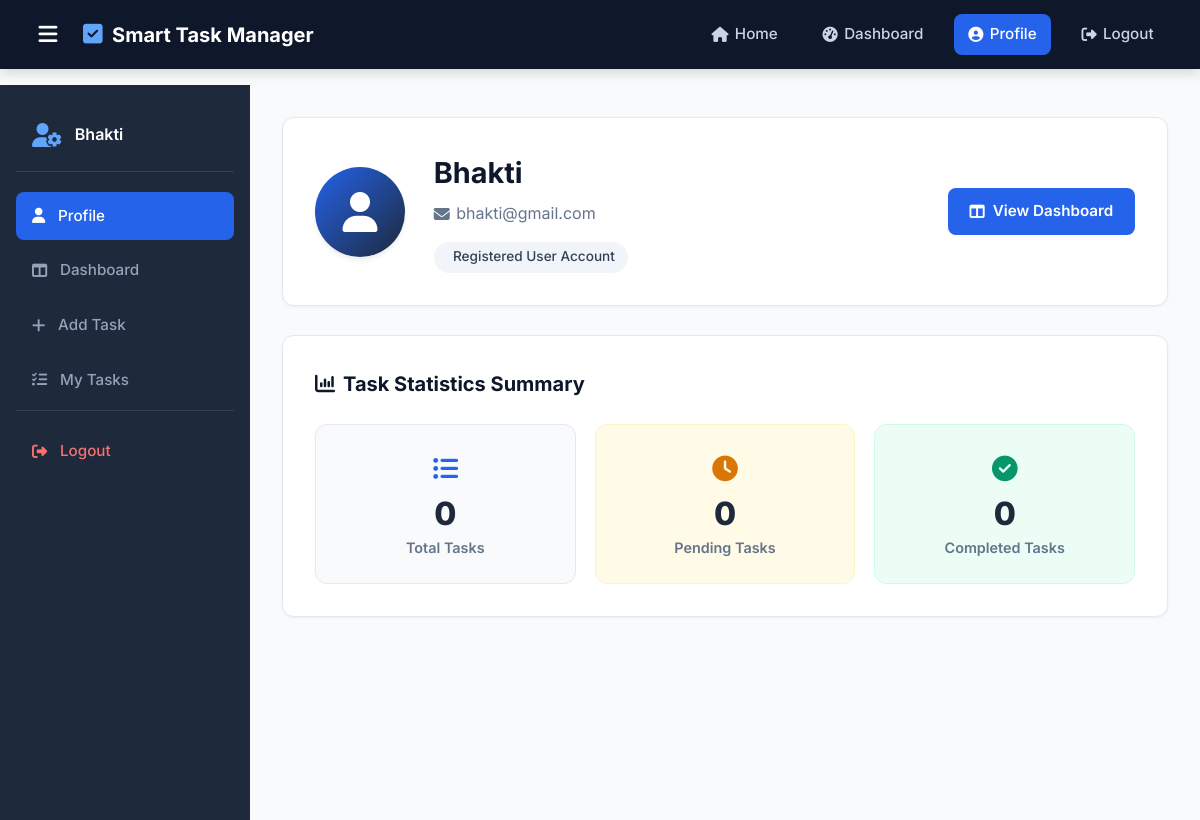
The app's page /profile (signed in), older data.
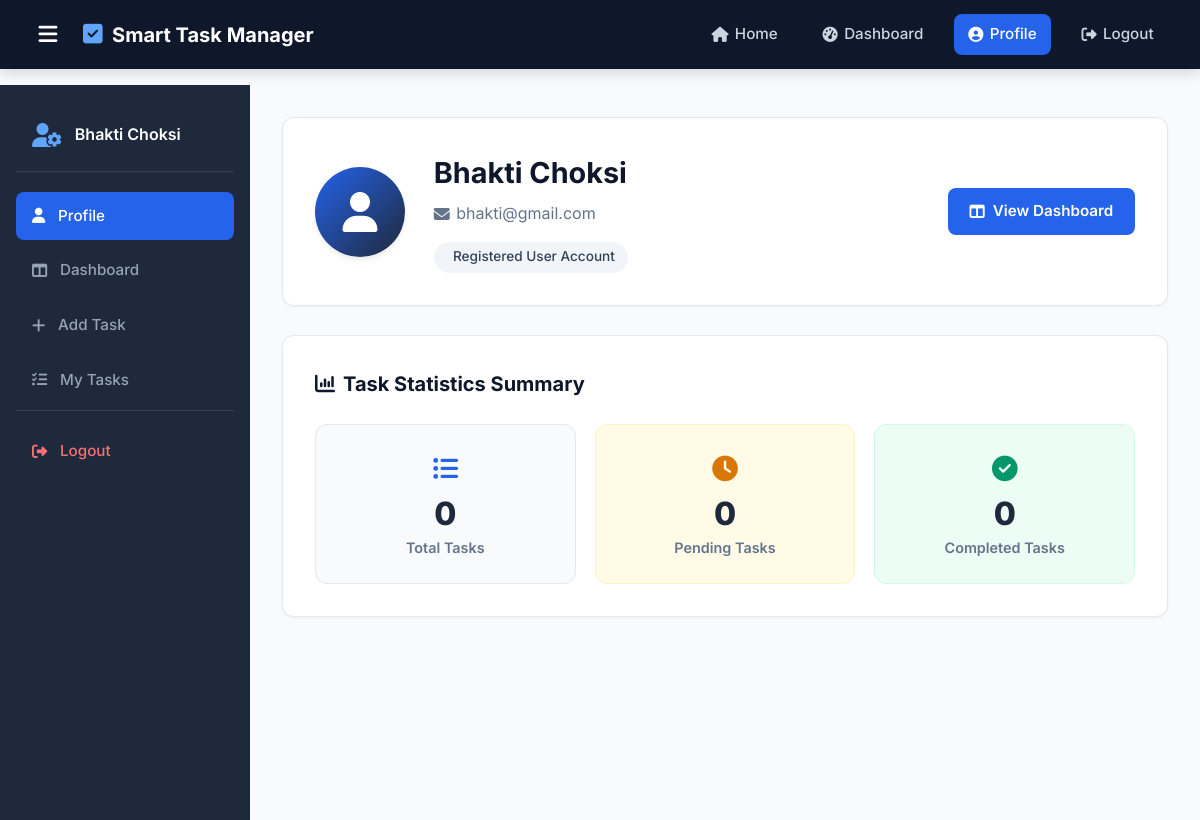
The same page, newer data.
### models/user.py (models this page shows)
class User(db.Model):
    id = db.Column(db.Integer, primary_key=True)
    name = db.Column(db.String(100), nullable=False)
    email = db.Column(db.String(100), unique=True, nullable=False)
    password = db.Column(db.String(255), nullable=False)

### app.py (the view)
@app.route("/profile")
def profile():
    user_id = session.get("user_id")
    if not user_id:
        flash("Please login first!", "error")
        return redirect(url_for("login"))
    user = User.query.get(user_id)
    tasks = Task.query.filter_by(user_id=user_id).all()
    total_tasks = len(tasks)
    pending_tasks = len([t for t in tasks if t.status == "Pending"])
    completed_tasks = len([t for t in tasks if t.status == "Completed"])
    return render_template(
        "profile.html",
        user=user,
        total_tasks=total_tasks,
        pending_tasks=pending_tasks,
        completed_tasks=completed_tasks
    )

### templates/profile.html (shortened to what this page needs)
{% extends "base.html" %}
{% block content %}
<div class="dashboard-layout">
    <aside class="sidebar" id="sidebar">
        <div class="sidebar-header">
            <i class="fa-solid fa-user-gear sidebar-icon"></i>
            <span class="sidebar-user-name">{{ user.name }}</span>
        </div>
        <ul class="sidebar-menu">
            <li class="sidebar-item">
                <a href="/profile" class="sidebar-link active">
                    <i class="fa-solid fa-user"></i>
                    <span>Profile</span>
                </a>
            </li>
            <li class="sidebar-item">
                <a href="/dashboard" class="sidebar-link">
                    <i class="fa-solid fa-table-columns"></i>
                    <span>Dashboard</span>
                </a>
            </li>
            <li class="sidebar-item">
                <a href="/add_task" class="sidebar-link">
                    <i class="fa-solid fa-plus"></i>
                    <span>Add Task</span>
                </a>
            </li>
            <li class="sidebar-item">
                <a href="/dashboard#tasks" class="sidebar-link">
                    <i class="fa-solid fa-list-check"></i>
                    <span>My Tasks</span>
                </a>
            </li>
            <li class="sidebar-item sidebar-logout">
                <a href="/logout" class="sidebar-link text-danger">
                    <i class="fa-solid fa-right-from-bracket"></i>
                    <span>Logout</span>
                </a>
            </li>
        </ul>
    </aside>
    <main class="dashboard-main">
        <div class="profile-container">
            <div class="profile-card">
                <div class="profile-avatar-wrapper">
                    <div class="profile-avatar">
                        <i class="fa-solid fa-user"></i>
                    </div>
                </div>
                <div class="profile-info">
                    <h1 class="profile-name">{{ user.name }}</h1>
                    <p class="profile-email">
                        <i class="fa-solid fa-envelope"></i> {{ user.email }}
                    </p>
                    <div class="profile-badge">
                         Registered User Account
                    </div>
                </div>
                <div class="profile-actions">
                    <a href="/dashboard" class="btn btn-primary">
                        <i class="fa-solid fa-table-columns"></i> View Dashboard
                    </a>
                </div>
            </div>
            <div class="profile-stats-card">
                <h2 class="stats-title"><i class="fa-solid fa-chart-column"></i> Task Statistics Summary</h2>
                <div class="profile-stats-grid">
                    <div class="p-stat-box p-stat-total">
                        <div class="p-stat-icon"><i class="fa-solid fa-list-ul"></i></div>
                        <div class="p-stat-number">{{ total_tasks }}</div>
                        <div class="p-stat-label">Total Tasks</div>
                    </div>
                    <div class="p-stat-box p-stat-pending">
                        <div class="p-stat-icon"><i class="fa-solid fa-clock"></i></div>
                        <div class="p-stat-number">{{ pending_tasks }}</div>
                        <div class="p-stat-label">Pending Tasks</div>
                    </div>
                    <div class="p-stat-box p-stat-completed">
                        <div class="p-stat-icon"><i class="fa-solid fa-circle-check"></i></div>
                        <div class="p-stat-number">{{ completed_tasks }}</div>
                        <div class="p-stat-label">Completed Tasks</div>
                    </div>
                </div>
            </div>
        </div>
    </main>
</div>
{% endblock %}

Row changes from the older to the newer data that the page shows:
changed User "bhakti@gmail.com": name "Bhakti" → "Bhakti Choksi"
